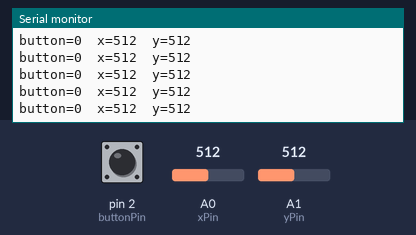
The sketch below on a simulated Arduino Uno, built with avr-gcc and run on an emulated ATmega328P. Shown: the last lines printed to the serial monitor. The test bench sets the inputs (shaded band); at power-on: A0 (xPin) = 512, A1 (yPin) = 512, pin 2 (buttonPin) LOW.

Above: at 1.2 s.
1.3 s: A0 (xPin) set to 985
At 2.1 s:
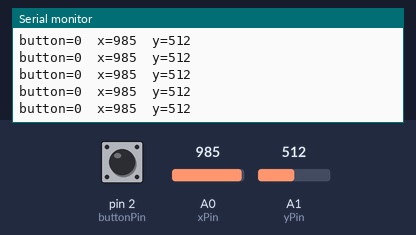
4.3 s: A0 (xPin) set to 1016
At 4.8 s:
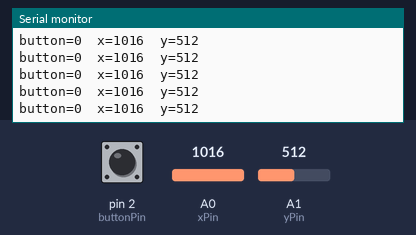
7.3 s: A1 (yPin) set to 104
At 7.9 s:
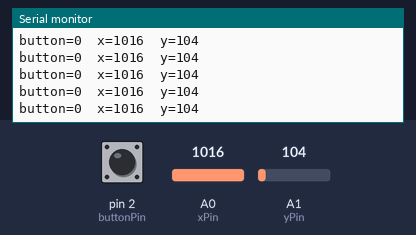
10.3 s: A1 (yPin) set to 90
At 11.3 s:
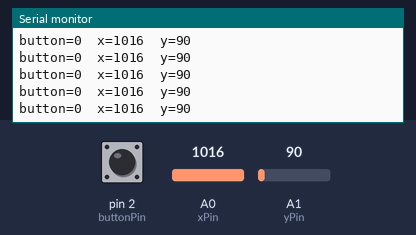
16.3 s: A0 (xPin) set to 8
At 17.0 s:
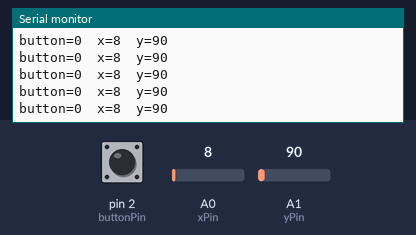
19.3 s: A0 (xPin) set to 11
At 20.1 s:
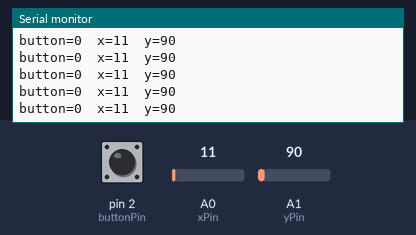
Timing chart, 0 to 21.8 s (numbered marks = the images above; inputs shaded):
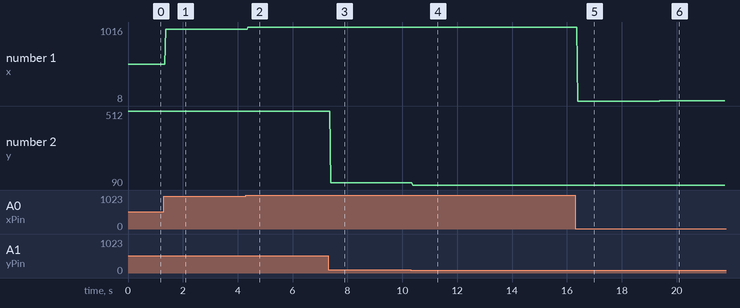

The sketch:

joystick_test.ino
```cpp
/* joystick_test.ino
 * For testing joystick values
 *
 */

// Pin mapping
unsigned int buttonPin = 2;
unsigned int xPin = A0;
unsigned int yPin = A1;


// State variables
bool buttonState = 0;
unsigned int x = 0;
unsigned int y = 0;

void setup() {
  Serial.begin(9600);
}

void loop() {
  // Read data from joystick
  buttonState = digitalRead(buttonPin);
  x = analogRead(xPin);
  y = analogRead(yPin);

  // Show values to serial monitor
  Serial.print("button=");
  Serial.print(buttonState);
  Serial.print("  ");

  Serial.print("x=");
  Serial.print(x);
  Serial.print("  ");

  Serial.print("y=");
  Serial.println(y);

  delay(1);
}
```

Measured:
- after the input at 1.3 s, the serial monitor: prints a new line after 0.07 s (image 1)
- after the input at 4.3 s, the serial monitor: prints a new line after 0.07 s (image 2)
- after the input at 7.3 s, the serial monitor: prints a new line after 0.08 s (image 3)
- after the input at 10.3 s, the serial monitor: prints a new line after 0.07 s (image 4)
- after the input at 16.3 s, the serial monitor: prints a new line after 0.09 s (image 5)
- after the input at 19.3 s, the serial monitor: prints a new line after 0.08 s (image 6)
- plotted number 1: 512 → 985 after the input at 1.3 s, 985 → 1016 after the input at 4.3 s, 1016 → 8 after the input at 16.3 s, 8 → 11 after the input at 19.3 s
- plotted number 2: 512 → 104 after the input at 7.3 s, 104 → 90 after the input at 10.3 s
